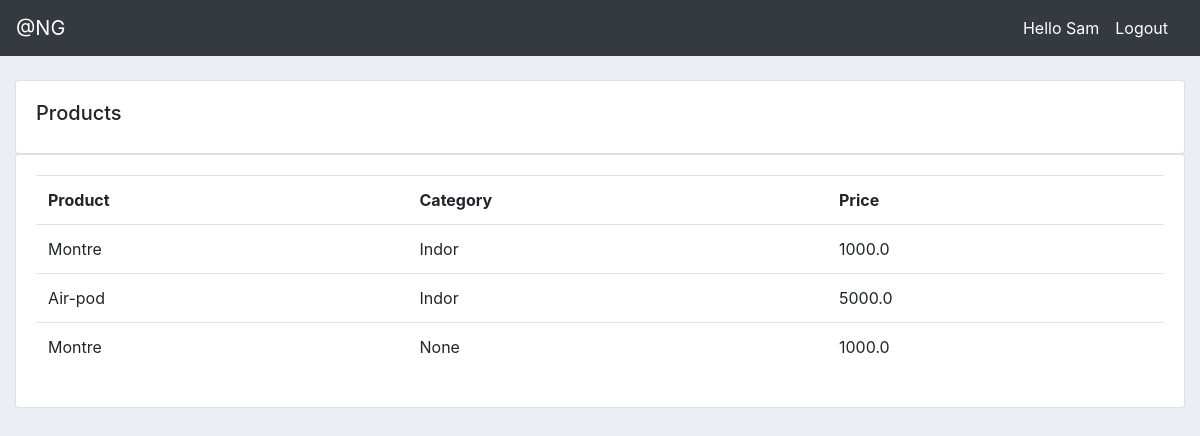
/products/ (signed in), run on the app's committed database.
### account/models.py (models this page shows, shortened)
class Product(models.Model):
    CATEGORY = (
        ("Indor", "Indor"),
        ("Out Dor", "Out Door")
    )
    name = models.CharField(max_length = 150, null=True)
    price = models.FloatField(null=True)
    category = models.CharField(max_length = 150, null=True , choices=CATEGORY)
    description = models.CharField(max_length = 150, null=True)
    date_created = models.DateTimeField(auto_now_add=True, null=True)

### account/views.py (the view)
# urls.py: path("products/", views.products, name="products"),
@login_required(login_url='login')
def products(request):
     products = Product.objects.all()
     return render(request, 'account/products.html', {"products":products})

### account/templates/account/products.html
{% extends "account/base.html" %}
{% block content %}
    <br>
    <div class="row">
    <div class="col-md">
        <div class="card card-body">
            <h5>Products</h5>
        </div>
        <div class="card card-body">
            <table class="table">
                <tr>
                    <th>Product</th>
                    <th>Category</th>
                    <th>Price</th>
                </tr>
                {% for product in products  %}
                    <tr>
                        <td>{{ product.name }}</td>
                        <td>{{ product.category }}</td>
                        <td>{{ product.price }}</td>
                    </tr>
                {% endfor %}
            </table>
        </div>
    </div>
    </div>
{% endblock content %}

### account/templates/account/navbar.html (shortened to what this page needs)
<nav class="navbar navbar-expand-lg navbar-dark bg-dark">
  <a class="navbar-brand" href="#">@NG</a>
  <div class="collapse navbar-collapse" id="navbarNav">
    <span class="text-white">Hello {{ request.user}}</span>
    <span> <a class="nav-link text-white" href={% url 'logout' %}>Logout</a></span>
  </div>
</nav>

### account/static/css/main.css (style rules this page uses)
body { background-color: #ebeff5; }

### data on the page
Product: name "Montre", category "Indor", price "1000.0"
Product: name "Air-pod", category "Indor", price "5000.0"
Product: name "Montre", category "None", price "1000.0"

### other printed values
{{ request.user }} "Sam"
